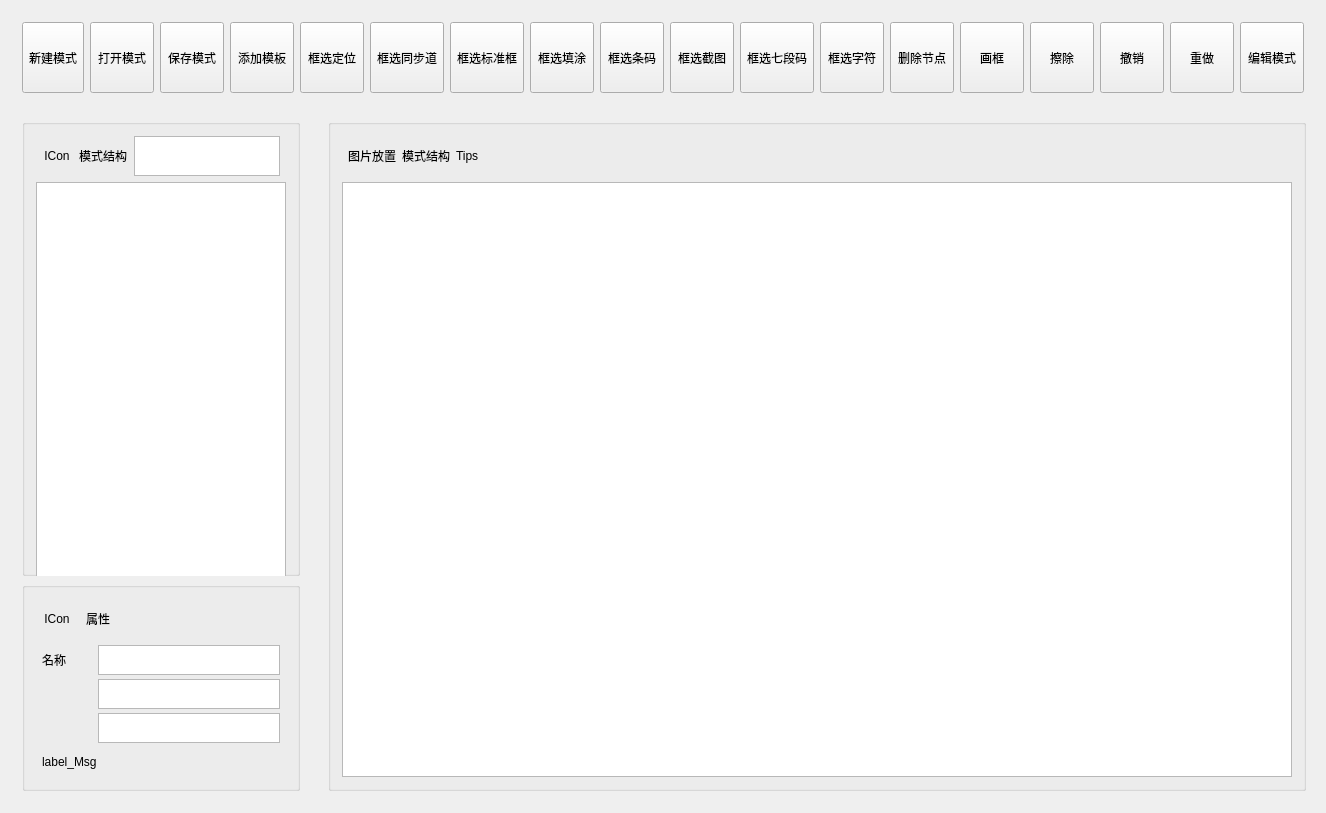
<?xml version="1.0" encoding="UTF-8"?>
<ui version="4.0">
 <class>FormPatternMakerClass</class>
 <widget class="QMainWindow" name="FormPatternMakerClass">
  <property name="geometry">
   <rect>
    <x>0</x>
    <y>0</y>
    <width>1326</width>
    <height>813</height>
   </rect>
  </property>
  <property name="sizePolicy">
   <sizepolicy hsizetype="Ignored" vsizetype="Ignored">
    <horstretch>0</horstretch>
    <verstretch>0</verstretch>
   </sizepolicy>
  </property>
  <property name="minimumSize">
   <size>
    <width>1326</width>
    <height>813</height>
   </size>
  </property>
  <property name="windowTitle">
   <string>FormPatternMaker</string>
  </property>
  <property name="styleSheet">
   <string notr="true"/>
  </property>
  <widget class="QWidget" name="centralWidget">
   <property name="minimumSize">
    <size>
     <width>1309</width>
     <height>715</height>
    </size>
   </property>
   <layout class="QGridLayout" name="gridLayout_3">
    <item row="0" column="0" colspan="2">
     <widget class="QWidget" name="widget" native="true">
      <property name="enabled">
       <bool>true</bool>
      </property>
      <property name="sizePolicy">
       <sizepolicy hsizetype="Minimum" vsizetype="Minimum">
        <horstretch>0</horstretch>
        <verstretch>0</verstretch>
       </sizepolicy>
      </property>
      <property name="minimumSize">
       <size>
        <width>1252</width>
        <height>91</height>
       </size>
      </property>
      <property name="maximumSize">
       <size>
        <width>2000</width>
        <height>150</height>
       </size>
      </property>
      <layout class="QGridLayout" name="gridLayout">
       <item row="0" column="0">
        <layout class="QHBoxLayout" name="horizontalLayout">
         <item>
          <widget class="QToolButton" name="Button_NewFile">
           <property name="minimumSize">
            <size>
             <width>43</width>
             <height>71</height>
            </size>
           </property>
           <property name="styleSheet">
            <string notr="true">border-image: url(:/Images/Resources/Images/New.png);</string>
           </property>
           <property name="text">
            <string>新建模式</string>
           </property>
           <property name="iconSize">
            <size>
             <width>2</width>
             <height>2</height>
            </size>
           </property>
           <property name="toolButtonStyle">
            <enum>Qt::ToolButtonTextUnderIcon</enum>
           </property>
          </widget>
         </item>
         <item>
          <widget class="QToolButton" name="Button_OpenFile">
           <property name="sizePolicy">
            <sizepolicy hsizetype="Expanding" vsizetype="Expanding">
             <horstretch>0</horstretch>
             <verstretch>0</verstretch>
            </sizepolicy>
           </property>
           <property name="minimumSize">
            <size>
             <width>43</width>
             <height>71</height>
            </size>
           </property>
           <property name="maximumSize">
            <size>
             <width>100</width>
             <height>100</height>
            </size>
           </property>
           <property name="text">
            <string>打开模式</string>
           </property>
           <property name="iconSize">
            <size>
             <width>30</width>
             <height>30</height>
            </size>
           </property>
          </widget>
         </item>
         <item>
          <widget class="QToolButton" name="Button_SaveFile">
           <property name="sizePolicy">
            <sizepolicy hsizetype="Expanding" vsizetype="Expanding">
             <horstretch>0</horstretch>
             <verstretch>0</verstretch>
            </sizepolicy>
           </property>
           <property name="minimumSize">
            <size>
             <width>43</width>
             <height>71</height>
            </size>
           </property>
           <property name="maximumSize">
            <size>
             <width>100</width>
             <height>100</height>
            </size>
           </property>
           <property name="text">
            <string>保存模式</string>
           </property>
           <property name="iconSize">
            <size>
             <width>30</width>
             <height>30</height>
            </size>
           </property>
           <property name="checkable">
            <bool>false</bool>
           </property>
          </widget>
         </item>
         <item>
          <widget class="QToolButton" name="Button_AddPattern">
           <property name="sizePolicy">
            <sizepolicy hsizetype="Expanding" vsizetype="Expanding">
             <horstretch>0</horstretch>
             <verstretch>0</verstretch>
            </sizepolicy>
           </property>
           <property name="minimumSize">
            <size>
             <width>43</width>
             <height>71</height>
            </size>
           </property>
           <property name="maximumSize">
            <size>
             <width>100</width>
             <height>100</height>
            </size>
           </property>
           <property name="text">
            <string>添加模板</string>
           </property>
           <property name="iconSize">
            <size>
             <width>30</width>
             <height>30</height>
            </size>
           </property>
          </widget>
         </item>
         <item>
          <widget class="QToolButton" name="Button_AddLocationRegion">
           <property name="sizePolicy">
            <sizepolicy hsizetype="Expanding" vsizetype="Expanding">
             <horstretch>0</horstretch>
             <verstretch>0</verstretch>
            </sizepolicy>
           </property>
           <property name="minimumSize">
            <size>
             <width>43</width>
             <height>71</height>
            </size>
           </property>
           <property name="maximumSize">
            <size>
             <width>100</width>
             <height>100</height>
            </size>
           </property>
           <property name="text">
            <string>框选定位</string>
           </property>
           <property name="iconSize">
            <size>
             <width>30</width>
             <height>30</height>
            </size>
           </property>
          </widget>
         </item>
         <item>
          <widget class="QToolButton" name="Button_AddSycnRRegion">
           <property name="sizePolicy">
            <sizepolicy hsizetype="Expanding" vsizetype="Expanding">
             <horstretch>0</horstretch>
             <verstretch>0</verstretch>
            </sizepolicy>
           </property>
           <property name="minimumSize">
            <size>
             <width>43</width>
             <height>71</height>
            </size>
           </property>
           <property name="maximumSize">
            <size>
             <width>100</width>
             <height>100</height>
            </size>
           </property>
           <property name="text">
            <string>框选同步道</string>
           </property>
           <property name="iconSize">
            <size>
             <width>30</width>
             <height>30</height>
            </size>
           </property>
          </widget>
         </item>
         <item>
          <widget class="QToolButton" name="Button_AddMark">
           <property name="sizePolicy">
            <sizepolicy hsizetype="Expanding" vsizetype="Expanding">
             <horstretch>0</horstretch>
             <verstretch>0</verstretch>
            </sizepolicy>
           </property>
           <property name="minimumSize">
            <size>
             <width>43</width>
             <height>71</height>
            </size>
           </property>
           <property name="maximumSize">
            <size>
             <width>100</width>
             <height>100</height>
            </size>
           </property>
           <property name="text">
            <string>框选标准框</string>
           </property>
           <property name="iconSize">
            <size>
             <width>30</width>
             <height>30</height>
            </size>
           </property>
          </widget>
         </item>
         <item>
          <widget class="QToolButton" name="Button_AddMarkRegion">
           <property name="sizePolicy">
            <sizepolicy hsizetype="Expanding" vsizetype="Expanding">
             <horstretch>0</horstretch>
             <verstretch>0</verstretch>
            </sizepolicy>
           </property>
           <property name="minimumSize">
            <size>
             <width>43</width>
             <height>71</height>
            </size>
           </property>
           <property name="maximumSize">
            <size>
             <width>100</width>
             <height>100</height>
            </size>
           </property>
           <property name="text">
            <string>框选填涂</string>
           </property>
           <property name="iconSize">
            <size>
             <width>30</width>
             <height>30</height>
            </size>
           </property>
          </widget>
         </item>
         <item>
          <widget class="QToolButton" name="Button_AddBarCodeRegion">
           <property name="sizePolicy">
            <sizepolicy hsizetype="Expanding" vsizetype="Expanding">
             <horstretch>0</horstretch>
             <verstretch>0</verstretch>
            </sizepolicy>
           </property>
           <property name="minimumSize">
            <size>
             <width>43</width>
             <height>71</height>
            </size>
           </property>
           <property name="maximumSize">
            <size>
             <width>100</width>
             <height>100</height>
            </size>
           </property>
           <property name="text">
            <string>框选条码</string>
           </property>
           <property name="iconSize">
            <size>
             <width>30</width>
             <height>30</height>
            </size>
           </property>
          </widget>
         </item>
         <item>
          <widget class="QToolButton" name="Button_AddImageShotRegion">
           <property name="sizePolicy">
            <sizepolicy hsizetype="Expanding" vsizetype="Expanding">
             <horstretch>0</horstretch>
             <verstretch>0</verstretch>
            </sizepolicy>
           </property>
           <property name="minimumSize">
            <size>
             <width>43</width>
             <height>71</height>
            </size>
           </property>
           <property name="maximumSize">
            <size>
             <width>100</width>
             <height>100</height>
            </size>
           </property>
           <property name="text">
            <string>框选截图</string>
           </property>
           <property name="iconSize">
            <size>
             <width>30</width>
             <height>30</height>
            </size>
           </property>
          </widget>
         </item>
         <item>
          <widget class="QToolButton" name="Button_Add7Region">
           <property name="sizePolicy">
            <sizepolicy hsizetype="Expanding" vsizetype="Expanding">
             <horstretch>0</horstretch>
             <verstretch>0</verstretch>
            </sizepolicy>
           </property>
           <property name="minimumSize">
            <size>
             <width>43</width>
             <height>71</height>
            </size>
           </property>
           <property name="maximumSize">
            <size>
             <width>100</width>
             <height>100</height>
            </size>
           </property>
           <property name="text">
            <string>框选七段码</string>
           </property>
           <property name="iconSize">
            <size>
             <width>30</width>
             <height>30</height>
            </size>
           </property>
          </widget>
         </item>
         <item>
          <widget class="QToolButton" name="Button_AddOCRRegion">
           <property name="sizePolicy">
            <sizepolicy hsizetype="Expanding" vsizetype="Expanding">
             <horstretch>0</horstretch>
             <verstretch>0</verstretch>
            </sizepolicy>
           </property>
           <property name="minimumSize">
            <size>
             <width>43</width>
             <height>71</height>
            </size>
           </property>
           <property name="maximumSize">
            <size>
             <width>100</width>
             <height>100</height>
            </size>
           </property>
           <property name="text">
            <string>框选字符</string>
           </property>
           <property name="iconSize">
            <size>
             <width>30</width>
             <height>30</height>
            </size>
           </property>
          </widget>
         </item>
         <item>
          <widget class="QToolButton" name="Button_Delete">
           <property name="sizePolicy">
            <sizepolicy hsizetype="Expanding" vsizetype="Expanding">
             <horstretch>0</horstretch>
             <verstretch>0</verstretch>
            </sizepolicy>
           </property>
           <property name="minimumSize">
            <size>
             <width>43</width>
             <height>71</height>
            </size>
           </property>
           <property name="maximumSize">
            <size>
             <width>100</width>
             <height>100</height>
            </size>
           </property>
           <property name="text">
            <string>删除节点</string>
           </property>
           <property name="iconSize">
            <size>
             <width>30</width>
             <height>30</height>
            </size>
           </property>
          </widget>
         </item>
         <item>
          <widget class="QToolButton" name="Button_Rectangle">
           <property name="sizePolicy">
            <sizepolicy hsizetype="Expanding" vsizetype="Expanding">
             <horstretch>0</horstretch>
             <verstretch>0</verstretch>
            </sizepolicy>
           </property>
           <property name="minimumSize">
            <size>
             <width>43</width>
             <height>71</height>
            </size>
           </property>
           <property name="maximumSize">
            <size>
             <width>100</width>
             <height>100</height>
            </size>
           </property>
           <property name="text">
            <string>画框</string>
           </property>
           <property name="iconSize">
            <size>
             <width>30</width>
             <height>30</height>
            </size>
           </property>
          </widget>
         </item>
         <item>
          <widget class="QToolButton" name="Button_Eraser">
           <property name="sizePolicy">
            <sizepolicy hsizetype="Expanding" vsizetype="Expanding">
             <horstretch>0</horstretch>
             <verstretch>0</verstretch>
            </sizepolicy>
           </property>
           <property name="minimumSize">
            <size>
             <width>43</width>
             <height>71</height>
            </size>
           </property>
           <property name="maximumSize">
            <size>
             <width>100</width>
             <height>100</height>
            </size>
           </property>
           <property name="text">
            <string>擦除</string>
           </property>
           <property name="iconSize">
            <size>
             <width>30</width>
             <height>30</height>
            </size>
           </property>
          </widget>
         </item>
         <item>
          <widget class="QToolButton" name="Button_Undo">
           <property name="sizePolicy">
            <sizepolicy hsizetype="Expanding" vsizetype="Expanding">
             <horstretch>0</horstretch>
             <verstretch>0</verstretch>
            </sizepolicy>
           </property>
           <property name="minimumSize">
            <size>
             <width>43</width>
             <height>71</height>
            </size>
           </property>
           <property name="maximumSize">
            <size>
             <width>100</width>
             <height>100</height>
            </size>
           </property>
           <property name="text">
            <string>撤销</string>
           </property>
           <property name="iconSize">
            <size>
             <width>30</width>
             <height>30</height>
            </size>
           </property>
          </widget>
         </item>
         <item>
          <widget class="QToolButton" name="Button_Redo">
           <property name="sizePolicy">
            <sizepolicy hsizetype="Expanding" vsizetype="Expanding">
             <horstretch>0</horstretch>
             <verstretch>0</verstretch>
            </sizepolicy>
           </property>
           <property name="minimumSize">
            <size>
             <width>43</width>
             <height>71</height>
            </size>
           </property>
           <property name="maximumSize">
            <size>
             <width>100</width>
             <height>100</height>
            </size>
           </property>
           <property name="text">
            <string>重做</string>
           </property>
           <property name="iconSize">
            <size>
             <width>30</width>
             <height>30</height>
            </size>
           </property>
          </widget>
         </item>
         <item>
          <widget class="QToolButton" name="Button_EditTreeView">
           <property name="sizePolicy">
            <sizepolicy hsizetype="Expanding" vsizetype="Expanding">
             <horstretch>0</horstretch>
             <verstretch>0</verstretch>
            </sizepolicy>
           </property>
           <property name="minimumSize">
            <size>
             <width>43</width>
             <height>71</height>
            </size>
           </property>
           <property name="maximumSize">
            <size>
             <width>100</width>
             <height>100</height>
            </size>
           </property>
           <property name="text">
            <string>编辑模式</string>
           </property>
           <property name="iconSize">
            <size>
             <width>30</width>
             <height>30</height>
            </size>
           </property>
          </widget>
         </item>
        </layout>
       </item>
      </layout>
     </widget>
    </item>
    <item row="1" column="1">
     <widget class="QWidget" name="widget_1" native="true">
      <property name="minimumSize">
       <size>
        <width>1000</width>
        <height>601</height>
       </size>
      </property>
      <layout class="QGridLayout" name="gridLayout_4">
       <item row="0" column="0">
        <widget class="QGroupBox" name="groupBox_3">
         <property name="title">
          <string/>
         </property>
         <layout class="QVBoxLayout" name="verticalLayout_4">
          <item>
           <layout class="QHBoxLayout" name="horizontalLayout_4">
            <property name="leftMargin">
             <number>6</number>
            </property>
            <property name="rightMargin">
             <number>6</number>
            </property>
            <item>
             <widget class="QLabel" name="label_5">
              <property name="minimumSize">
               <size>
                <width>0</width>
                <height>40</height>
               </size>
              </property>
              <property name="maximumSize">
               <size>
                <width>16777215</width>
                <height>40</height>
               </size>
              </property>
              <property name="text">
               <string>图片放置</string>
              </property>
              <property name="alignment">
               <set>Qt::AlignCenter</set>
              </property>
             </widget>
            </item>
            <item>
             <widget class="QLabel" name="label_6">
              <property name="minimumSize">
               <size>
                <width>0</width>
                <height>40</height>
               </size>
              </property>
              <property name="maximumSize">
               <size>
                <width>16777215</width>
                <height>40</height>
               </size>
              </property>
              <property name="text">
               <string>模式结构</string>
              </property>
              <property name="alignment">
               <set>Qt::AlignCenter</set>
              </property>
             </widget>
            </item>
            <item>
             <widget class="QLabel" name="L_ShowTipMessage">
              <property name="minimumSize">
               <size>
                <width>400</width>
                <height>40</height>
               </size>
              </property>
              <property name="maximumSize">
               <size>
                <width>16777215</width>
                <height>40</height>
               </size>
              </property>
              <property name="text">
               <string>Tips</string>
              </property>
              <property name="alignment">
               <set>Qt::AlignLeading|Qt::AlignLeft|Qt::AlignVCenter</set>
              </property>
             </widget>
            </item>
            <item>
             <spacer name="horizontalSpacer_2">
              <property name="orientation">
               <enum>Qt::Horizontal</enum>
              </property>
              <property name="sizeHint" stdset="0">
               <size>
                <width>40</width>
                <height>20</height>
               </size>
              </property>
             </spacer>
            </item>
           </layout>
          </item>
          <item>
           <widget class="QListView" name="listView"/>
          </item>
         </layout>
        </widget>
       </item>
      </layout>
     </widget>
    </item>
    <item row="1" column="0">
     <widget class="QWidget" name="widget_2" native="true">
      <property name="minimumSize">
       <size>
        <width>300</width>
        <height>601</height>
       </size>
      </property>
      <property name="maximumSize">
       <size>
        <width>1000</width>
        <height>1000</height>
       </size>
      </property>
      <layout class="QGridLayout" name="gridLayout_5">
       <item row="1" column="0" colspan="2">
        <widget class="QGroupBox" name="GroupBox_Arguments">
         <property name="minimumSize">
          <size>
           <width>0</width>
           <height>0</height>
          </size>
         </property>
         <property name="title">
          <string/>
         </property>
         <layout class="QVBoxLayout" name="verticalLayout_3">
          <item>
           <layout class="QHBoxLayout" name="horizontalLayout_2">
            <property name="leftMargin">
             <number>6</number>
            </property>
            <property name="rightMargin">
             <number>6</number>
            </property>
            <item>
             <widget class="QLabel" name="label_3">
              <property name="minimumSize">
               <size>
                <width>30</width>
                <height>40</height>
               </size>
              </property>
              <property name="maximumSize">
               <size>
                <width>40</width>
                <height>16777215</height>
               </size>
              </property>
              <property name="text">
               <string>ICon</string>
              </property>
              <property name="alignment">
               <set>Qt::AlignCenter</set>
              </property>
             </widget>
            </item>
            <item>
             <widget class="QLabel" name="label_4">
              <property name="minimumSize">
               <size>
                <width>40</width>
                <height>40</height>
               </size>
              </property>
              <property name="maximumSize">
               <size>
                <width>40</width>
                <height>16777215</height>
               </size>
              </property>
              <property name="text">
               <string>属性</string>
              </property>
              <property name="alignment">
               <set>Qt::AlignCenter</set>
              </property>
             </widget>
            </item>
            <item>
             <spacer name="horizontalSpacer">
              <property name="orientation">
               <enum>Qt::Horizontal</enum>
              </property>
              <property name="sizeHint" stdset="0">
               <size>
                <width>40</width>
                <height>20</height>
               </size>
              </property>
             </spacer>
            </item>
           </layout>
          </item>
          <item>
           <layout class="QFormLayout" name="formLayout">
            <property name="verticalSpacing">
             <number>4</number>
            </property>
            <property name="leftMargin">
             <number>6</number>
            </property>
            <property name="rightMargin">
             <number>6</number>
            </property>
            <item row="0" column="0">
             <widget class="QLabel" name="label_8">
              <property name="minimumSize">
               <size>
                <width>50</width>
                <height>30</height>
               </size>
              </property>
              <property name="text">
               <string>名称</string>
              </property>
             </widget>
            </item>
            <item row="0" column="1">
             <widget class="QTextEdit" name="textEdit">
              <property name="minimumSize">
               <size>
                <width>0</width>
                <height>30</height>
               </size>
              </property>
             </widget>
            </item>
            <item row="1" column="0">
             <widget class="QLabel" name="label_9">
              <property name="minimumSize">
               <size>
                <width>0</width>
                <height>30</height>
               </size>
              </property>
              <property name="text">
               <string/>
              </property>
             </widget>
            </item>
            <item row="1" column="1">
             <widget class="QTextEdit" name="textEdit_2">
              <property name="minimumSize">
               <size>
                <width>0</width>
                <height>30</height>
               </size>
              </property>
             </widget>
            </item>
            <item row="2" column="0">
             <widget class="QLabel" name="label_10">
              <property name="minimumSize">
               <size>
                <width>0</width>
                <height>30</height>
               </size>
              </property>
              <property name="text">
               <string/>
              </property>
             </widget>
            </item>
            <item row="2" column="1">
             <widget class="QTextEdit" name="textEdit_3">
              <property name="minimumSize">
               <size>
                <width>0</width>
                <height>30</height>
               </size>
              </property>
             </widget>
            </item>
            <item row="3" column="0" colspan="2">
             <widget class="QLabel" name="label_Msg">
              <property name="minimumSize">
               <size>
                <width>0</width>
                <height>30</height>
               </size>
              </property>
              <property name="text">
               <string>label_Msg</string>
              </property>
             </widget>
            </item>
           </layout>
          </item>
         </layout>
        </widget>
       </item>
       <item row="0" column="0" colspan="2">
        <widget class="QGroupBox" name="groupBox">
         <property name="minimumSize">
          <size>
           <width>0</width>
           <height>0</height>
          </size>
         </property>
         <property name="title">
          <string/>
         </property>
         <layout class="QVBoxLayout" name="verticalLayout_2">
          <item>
           <layout class="QHBoxLayout" name="horizontalLayout_3">
            <property name="leftMargin">
             <number>6</number>
            </property>
            <property name="rightMargin">
             <number>6</number>
            </property>
            <item>
             <widget class="QLabel" name="label_2">
              <property name="minimumSize">
               <size>
                <width>30</width>
                <height>40</height>
               </size>
              </property>
              <property name="maximumSize">
               <size>
                <width>40</width>
                <height>40</height>
               </size>
              </property>
              <property name="text">
               <string>ICon</string>
              </property>
              <property name="alignment">
               <set>Qt::AlignCenter</set>
              </property>
             </widget>
            </item>
            <item>
             <widget class="QLabel" name="label">
              <property name="minimumSize">
               <size>
                <width>50</width>
                <height>40</height>
               </size>
              </property>
              <property name="maximumSize">
               <size>
                <width>40</width>
                <height>40</height>
               </size>
              </property>
              <property name="text">
               <string>模式结构</string>
              </property>
              <property name="alignment">
               <set>Qt::AlignCenter</set>
              </property>
             </widget>
            </item>
            <item>
             <widget class="QTextEdit" name="TB_PatternName">
              <property name="minimumSize">
               <size>
                <width>0</width>
                <height>40</height>
               </size>
              </property>
             </widget>
            </item>
           </layout>
          </item>
          <item>
           <widget class="QTreeView" name="TV_ShowPattern">
            <property name="minimumSize">
             <size>
              <width>0</width>
              <height>400</height>
             </size>
            </property>
           </widget>
          </item>
         </layout>
        </widget>
       </item>
      </layout>
     </widget>
    </item>
   </layout>
  </widget>
 </widget>
 <layoutdefault spacing="6" margin="11"/>
 <resources>
  <include location="formpatternmaker.qrc"/>
 </resources>
 <connections>
  <connection>
   <sender>Button_OpenFile</sender>
   <signal>clicked()</signal>
   <receiver>FormPatternMakerClass</receiver>
   <slot>Button_OpenFile_Click()</slot>
   <hints>
    <hint type="sourcelabel">
     <x>103</x>
     <y>43</y>
    </hint>
    <hint type="destinationlabel">
     <x>11</x>
     <y>0</y>
    </hint>
   </hints>
  </connection>
  <connection>
   <sender>Button_SaveFile</sender>
   <signal>clicked()</signal>
   <receiver>FormPatternMakerClass</receiver>
   <slot>Button_SaveFile_Click()</slot>
   <hints>
    <hint type="sourcelabel">
     <x>185</x>
     <y>47</y>
    </hint>
    <hint type="destinationlabel">
     <x>179</x>
     <y>0</y>
    </hint>
   </hints>
  </connection>
  <connection>
   <sender>Button_AddPattern</sender>
   <signal>clicked()</signal>
   <receiver>FormPatternMakerClass</receiver>
   <slot>Button_AddPattern_Click()</slot>
   <hints>
    <hint type="sourcelabel">
     <x>267</x>
     <y>58</y>
    </hint>
    <hint type="destinationlabel">
     <x>261</x>
     <y>0</y>
    </hint>
   </hints>
  </connection>
  <connection>
   <sender>Button_NewFile</sender>
   <signal>clicked()</signal>
   <receiver>FormPatternMakerClass</receiver>
   <slot>Button_NewFile_Click()</slot>
   <hints>
    <hint type="sourcelabel">
     <x>55</x>
     <y>41</y>
    </hint>
    <hint type="destinationlabel">
     <x>2</x>
     <y>54</y>
    </hint>
   </hints>
  </connection>
 </connections>
 <slots>
  <slot>Button_NewFile_Click()</slot>
  <slot>Button_OpenFile_Click()</slot>
  <slot>Button_SaveFile_Click()</slot>
  <slot>Button_AddPattern_Click()</slot>
 </slots>
</ui>
